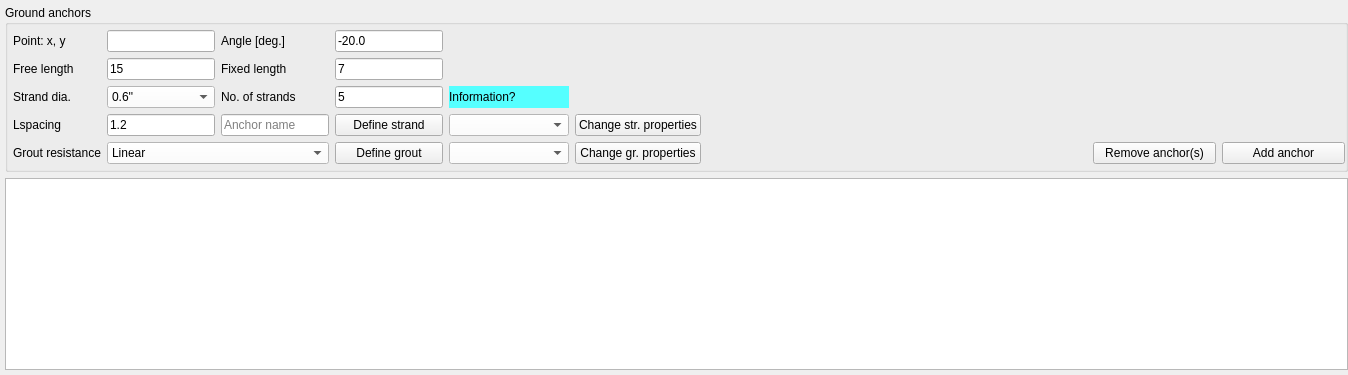
               <widget class="QWidget" name="tab_17">
                <attribute name="title">
                 <string>Ground anchors</string>
                </attribute>
                <layout class="QVBoxLayout" name="verticalLayout_20">
                 <property name="leftMargin">
                  <number>5</number>
                 </property>
                 <property name="topMargin">
                  <number>5</number>
                 </property>
                 <property name="rightMargin">
                  <number>0</number>
                 </property>
                 <property name="bottomMargin">
                  <number>5</number>
                 </property>
                 <item>
                  <widget class="QGroupBox" name="groupBox_8">
                   <property name="sizePolicy">
                    <sizepolicy hsizetype="Preferred" vsizetype="Preferred">
                     <horstretch>0</horstretch>
                     <verstretch>0</verstretch>
                    </sizepolicy>
                   </property>
                   <property name="title">
                    <string>Ground anchors</string>
                   </property>
                   <layout class="QGridLayout" name="gridLayout_5">
                    <property name="leftMargin">
                     <number>5</number>
                    </property>
                    <property name="topMargin">
                     <number>5</number>
                    </property>
                    <property name="rightMargin">
                     <number>0</number>
                    </property>
                    <property name="bottomMargin">
                     <number>5</number>
                    </property>
                    <item row="5" column="10">
                     <widget class="QPushButton" name="pushButton_15">
                      <property name="text">
                       <string>Remove anchor(s)</string>
                      </property>
                     </widget>
                    </item>
                    <item row="2" column="0">
                     <widget class="QLabel" name="label_18">
                      <property name="text">
                       <string>Strand dia.</string>
                      </property>
                     </widget>
                    </item>
                    <item row="1" column="3">
                     <widget class="QLineEdit" name="lineEdit_15">
                      <property name="sizePolicy">
                       <sizepolicy hsizetype="Preferred" vsizetype="Fixed">
                        <horstretch>0</horstretch>
                        <verstretch>0</verstretch>
                       </sizepolicy>
                      </property>
                      <property name="text">
                       <string>7</string>
                      </property>
                     </widget>
                    </item>
                    <item row="2" column="1">
                     <widget class="QComboBox" name="comboBox_6">
                      <property name="styleSheet">
                       <string notr="true">background-color:rgb(255, 255, 255)</string>
                      </property>
                      <item>
                       <property name="text">
                        <string>0.6''</string>
                       </property>
                      </item>
                      <item>
                       <property name="text">
                        <string>0.62''</string>
                       </property>
                      </item>
                     </widget>
                    </item>
                    <item row="5" column="3">
                     <widget class="QPushButton" name="pushButton_16">
                      <property name="text">
                       <string>Define grout</string>
                      </property>
                     </widget>
                    </item>
                    <item row="2" column="2">
                     <widget class="QLabel" name="label_31">
                      <property name="text">
                       <string>No. of strands</string>
                      </property>
                     </widget>
                    </item>
                    <item row="1" column="1">
                     <widget class="QLineEdit" name="lineEdit_14">
                      <property name="sizePolicy">
                       <sizepolicy hsizetype="Preferred" vsizetype="Fixed">
                        <horstretch>0</horstretch>
                        <verstretch>0</verstretch>
                       </sizepolicy>
                      </property>
                      <property name="text">
                       <string>15</string>
                      </property>
                     </widget>
                    </item>
                    <item row="4" column="1">
                     <widget class="QLineEdit" name="lineEdit_27">
                      <property name="sizePolicy">
                       <sizepolicy hsizetype="Preferred" vsizetype="Fixed">
                        <horstretch>0</horstretch>
                        <verstretch>0</verstretch>
                       </sizepolicy>
                      </property>
                      <property name="text">
                       <string>1.2</string>
                      </property>
                     </widget>
                    </item>
                    <item row="5" column="7" colspan="3">
                     <spacer name="horizontalSpacer_23">
                      <property name="orientation">
                       <enum>Qt::Horizontal</enum>
                      </property>
                      <property name="sizeHint" stdset="0">
                       <size>
                        <width>40</width>
                        <height>20</height>
                       </size>
                      </property>
                     </spacer>
                    </item>
                    <item row="4" column="4">
                     <widget class="QComboBox" name="comboBox_37">
                      <property name="minimumSize">
                       <size>
                        <width>120</width>
                        <height>0</height>
                       </size>
                      </property>
                      <property name="styleSheet">
                       <string notr="true">background-color: rgb(255, 255, 255);</string>
                      </property>
                     </widget>
                    </item>
                    <item row="4" column="7" colspan="5">
                     <spacer name="horizontalSpacer">
                      <property name="orientation">
                       <enum>Qt::Horizontal</enum>
                      </property>
                      <property name="sizeHint" stdset="0">
                       <size>
                        <width>638</width>
                        <height>20</height>
                       </size>
                      </property>
                     </spacer>
                    </item>
                    <item row="0" column="1">
                     <widget class="QLineEdit" name="lineEdit_11">
                      <property name="sizePolicy">
                       <sizepolicy hsizetype="Preferred" vsizetype="Fixed">
                        <horstretch>0</horstretch>
                        <verstretch>0</verstretch>
                       </sizepolicy>
                      </property>
                     </widget>
                    </item>
                    <item row="0" column="2">
                     <widget class="QLabel" name="label_22">
                      <property name="text">
                       <string>Angle [deg.]</string>
                      </property>
                     </widget>
                    </item>
                    <item row="4" column="6">
                     <widget class="QPushButton" name="pushButton_49">
                      <property name="text">
                       <string>Change str. properties</string>
                      </property>
                     </widget>
                    </item>
                    <item row="5" column="6">
                     <widget class="QPushButton" name="pushButton_50">
                      <property name="text">
                       <string>Change gr. properties</string>
                      </property>
                     </widget>
                    </item>
                    <item row="5" column="11">
                     <widget class="QPushButton" name="pushButton_10">
                      <property name="text">
                       <string>Add anchor</string>
                      </property>
                     </widget>
                    </item>
                    <item row="0" column="3">
                     <widget class="QLineEdit" name="lineEdit_16">
                      <property name="sizePolicy">
                       <sizepolicy hsizetype="Preferred" vsizetype="Fixed">
                        <horstretch>0</horstretch>
                        <verstretch>0</verstretch>
                       </sizepolicy>
                      </property>
                      <property name="text">
                       <string>-20.0</string>
                      </property>
                     </widget>
                    </item>
                    <item row="0" column="0">
                     <widget class="QLabel" name="label_16">
                      <property name="text">
                       <string>Point: x, y</string>
                      </property>
                     </widget>
                    </item>
                    <item row="2" column="3">
                     <widget class="QLineEdit" name="lineEdit_23">
                      <property name="sizePolicy">
                       <sizepolicy hsizetype="Preferred" vsizetype="Fixed">
                        <horstretch>0</horstretch>
                        <verstretch>0</verstretch>
                       </sizepolicy>
                      </property>
                      <property name="text">
                       <string>5</string>
                      </property>
                     </widget>
                    </item>
                    <item row="5" column="4">
                     <widget class="QComboBox" name="comboBox_38">
                      <property name="styleSheet">
                       <string notr="true">background-color: rgb(255, 255, 255);</string>
                      </property>
                     </widget>
                    </item>
                    <item row="1" column="2">
                     <widget class="QLabel" name="label_21">
                      <property name="text">
                       <string>Fixed length</string>
                      </property>
                     </widget>
                    </item>
                    <item row="4" column="3">
                     <widget class="QPushButton" name="pushButton_9">
                      <property name="text">
                       <string>Define strand</string>
                      </property>
                     </widget>
                    </item>
                    <item row="4" column="0">
                     <widget class="QLabel" name="label_32">
                      <property name="text">
                       <string>Lspacing</string>
                      </property>
                     </widget>
                    </item>
                    <item row="5" column="0">
                     <widget class="QLabel" name="label_23">
                      <property name="text">
                       <string>Grout resistance</string>
                      </property>
                     </widget>
                    </item>
                    <item row="1" column="0">
                     <widget class="QLabel" name="label_20">
                      <property name="text">
                       <string>Free length</string>
                      </property>
                     </widget>
                    </item>
                    <item row="4" column="2">
                     <widget class="QLineEdit" name="lineEdit_62">
                      <property name="placeholderText">
                       <string>Anchor name</string>
                      </property>
                     </widget>
                    </item>
                    <item row="5" column="1" colspan="2">
                     <widget class="QComboBox" name="comboBox_7">
                      <property name="sizePolicy">
                       <sizepolicy hsizetype="Preferred" vsizetype="Fixed">
                        <horstretch>0</horstretch>
                        <verstretch>0</verstretch>
                       </sizepolicy>
                      </property>
                      <property name="styleSheet">
                       <string notr="true">background-color:rgb(255, 255, 255)</string>
                      </property>
                      <item>
                       <property name="text">
                        <string>Linear</string>
                       </property>
                      </item>
                      <item>
                       <property name="text">
                        <string>Multi-linear</string>
                       </property>
                      </item>
                     </widget>
                    </item>
                    <item row="2" column="4">
                     <widget class="QLabel" name="label_163">
                      <property name="toolTip">
                       <string>&lt;html&gt;&lt;head/&gt;&lt;body&gt;&lt;p&gt;&lt;span style=&quot; font-size:8.25pt;&quot;&gt;The&lt;/span&gt;&lt;span style=&quot; font-size:8.25pt; font-weight:600;&quot;&gt; free length&lt;/span&gt;&lt;span style=&quot; font-size:8.25pt;&quot;&gt; and&lt;/span&gt;&lt;span style=&quot; font-size:8.25pt; font-weight:600;&quot;&gt; fixed length&lt;/span&gt;&lt;span style=&quot; font-size:8.25pt;&quot;&gt; of a ground anchor can be defined here. Grout resistance can be linear or multi-linear. After &lt;/span&gt;&lt;span style=&quot; font-size:8.25pt; font-weight:600;&quot;&gt;strand material&lt;/span&gt;&lt;span style=&quot; font-size:8.25pt;&quot;&gt; and&lt;/span&gt;&lt;span style=&quot; font-size:8.25pt; font-weight:600;&quot;&gt; grout material&lt;/span&gt;&lt;span style=&quot; font-size:8.25pt;&quot;&gt; are defined, you can add further ground anchors to the model at a different anchoring point and angle. The free length and fixed length can be set differently for each ground anchor.&lt;/span&gt;&lt;/p&gt;&lt;p&gt;&lt;span style=&quot; font-size:8.25pt;&quot;&gt;If different anchor layers have different material properties, their materials must be separately defined. For example, if spacings are different for each of the anchor layers, material for each of the anchor layers must be defined, each with its own value for &lt;/span&gt;&lt;span style=&quot; font-size:8.25pt; font-weight:600;&quot;&gt;LSpacing.&lt;/span&gt;&lt;/p&gt;&lt;p&gt;&lt;span style=&quot; font-size:8.25pt;&quot;&gt;When updating anchor's prestressed forces after the phases are generated, please regenerate the calculation phases again to update it.&lt;/span&gt;&lt;/p&gt;&lt;/body&gt;&lt;/html&gt;</string>
                      </property>
                      <property name="styleSheet">
                       <string notr="true">background-color: rgb(85, 255, 255);</string>
                      </property>
                      <property name="text">
                       <string>Information?</string>
                      </property>
                     </widget>
                    </item>
                   </layout>
                  </widget>
                 </item>
                 <item>
                  <widget class="QTableWidget" name="tableWidget_25">
                   <attribute name="horizontalHeaderDefaultSectionSize">
                    <number>100</number>
                   </attribute>
                  </widget>
                 </item>
                </layout>
               </widget>
